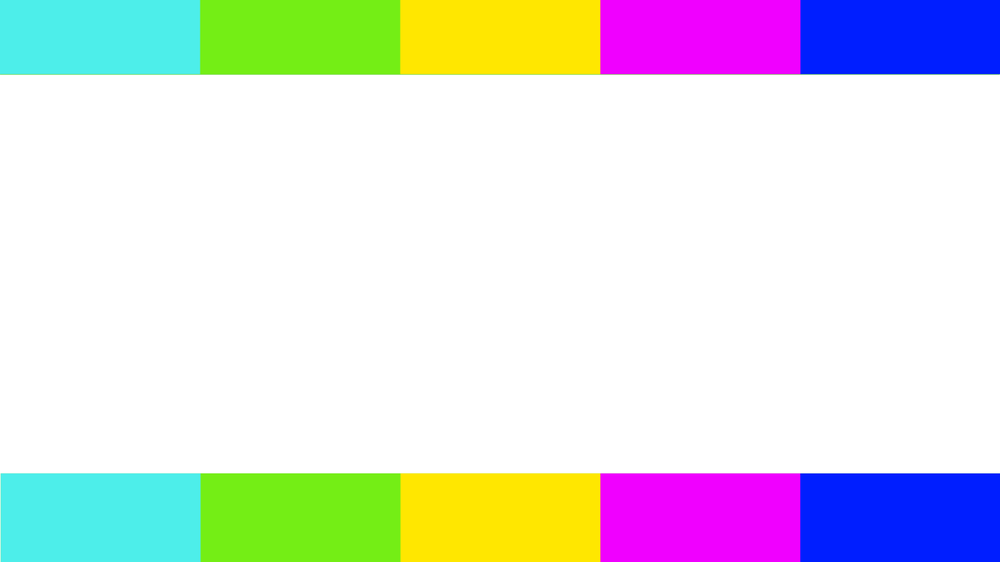
#> input picture masks/borders_neon.png, 1000 x 562 px, shrunk from 1920 x 1080 before the run
$ python map_colors_to_image.py
#> lines starting #> are read from the running program, lines starting #| are printed output that depends on the picture; after the words box and inside, x2 and y2 are one past the last pixel; in counts of white or black regions, pixels touching at a corner belong together
from PIL import Image
import numpy as np

mask = np.array(Image.open("masks/borders_neon.png"))
#> mask is the input picture: shape (562, 1000, 4); mean R, G, B, A 220.8, 223.8, 225.2, 255
wc = np.array(Image.open("wordclouds/wc_emoji_clear_borders_2.png"))
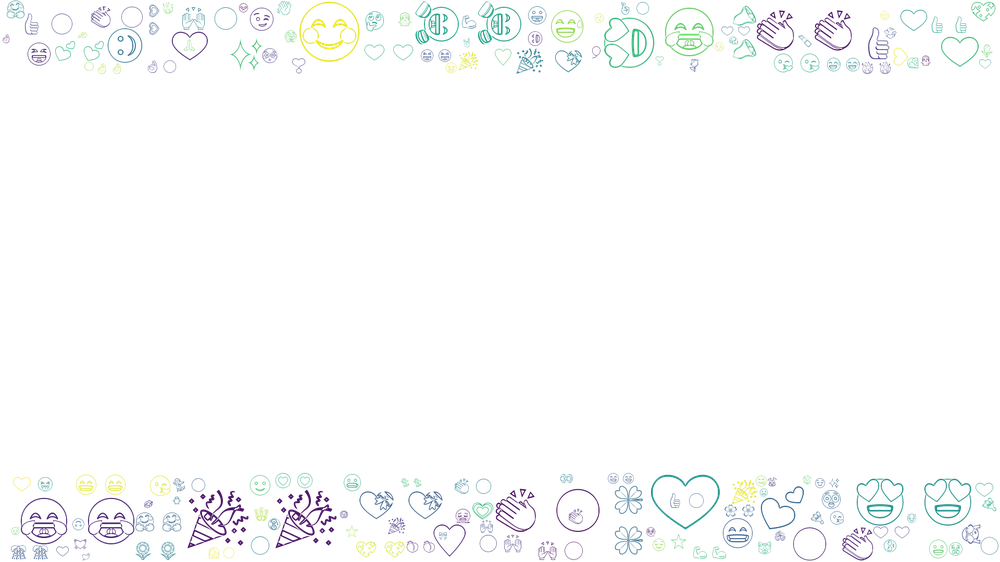
#> input picture wordclouds/wc_emoji_clear_borders_2.png, 1000 x 562 px, shrunk from 1920 x 1080 before the run
#> wc is the input picture: shape (562, 1000, 4); mean R, G, B, A 6.7, 11.3, 11.1, 6.2

for r in range(mask.shape[0]):
    for c in range(mask.shape[1]):
        if wc[r,c,3] != 0:
            wc[r,c,0:3] = mask[r,c,0:3]
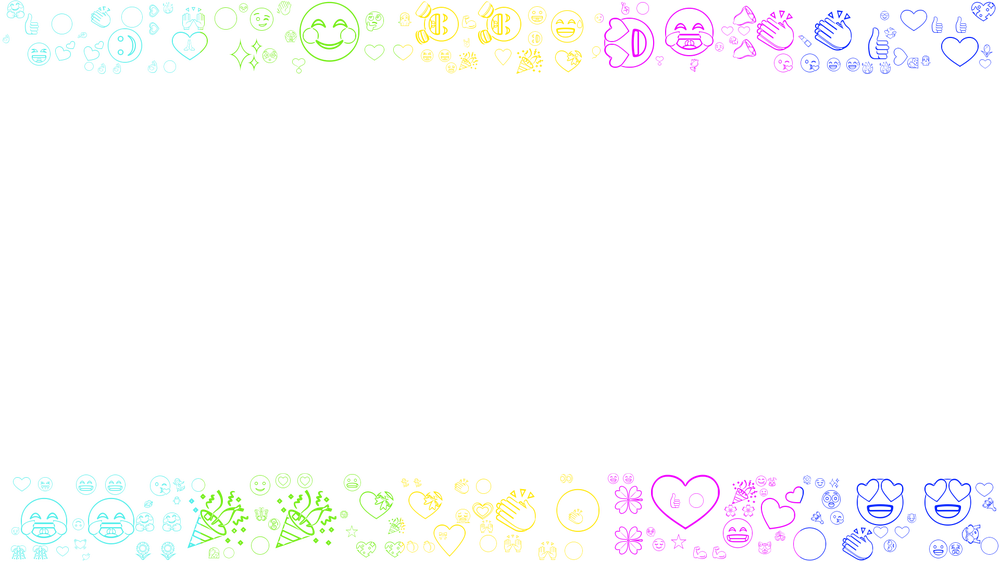
#> wc: shape (562, 1000, 4); 10.04% of pixels changed, all inside (x1, y1, x2, y2) = (0, 0, 1000, 562); transparent parts drawn white

im = Image.fromarray(wc, "RGBA")
im.save("wordclouds/wc_emoji_clear_borders_2_neon.png")
